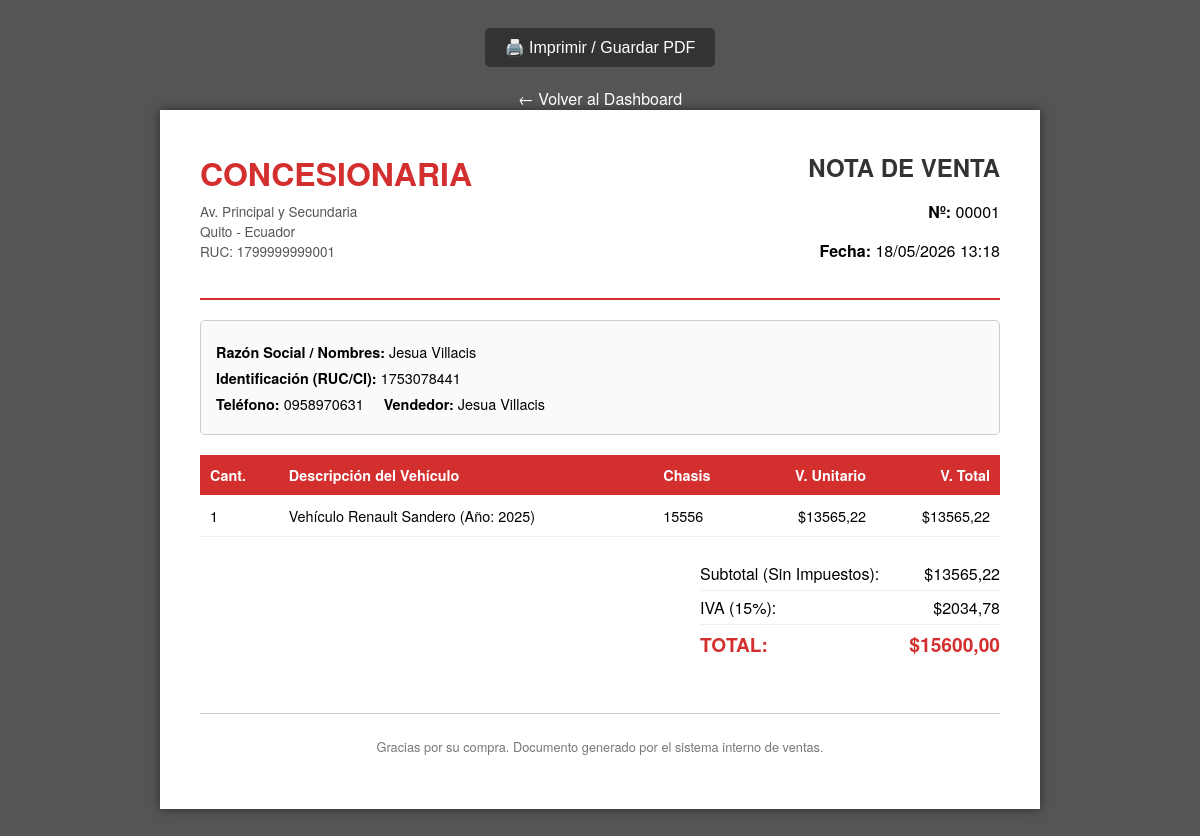
Page /ventas/comprobante/1/ (signed in) on the committed database.
### ventas/models.py (models this page shows, shortened)
class Venta(models.Model):
    TIPO_COMPROBANTE = [
        ('boleta', 'Boleta de Venta (Consumidor Final)'),
        ('factura', 'Factura (Con RUC)'),
    ]
    vehiculo = models.OneToOneField(Vehiculo, on_delete=models.PROTECT, verbose_name="Vehículo Vendido")
    vendedor = models.ForeignKey(Usuario, on_delete=models.PROTECT, related_name='ventas_realizadas')
    cliente = models.ForeignKey(Usuario, on_delete=models.PROTECT, related_name='compras_realizadas')
    tipo_comprobante = models.CharField(max_length=10, choices=TIPO_COMPROBANTE, default='boleta')
    identificacion = models.CharField(max_length=13, help_text="Cédula (10) o RUC (13)")
    nombre_razon_social = models.CharField(max_length=150, verbose_name="Nombre / Razón Social")
    direccion_fiscal = models.CharField(max_length=255, blank=True, null=True)
    telefono_contacto = models.CharField(max_length=15, blank=True, null=True)
    correo_contacto = models.EmailField(blank=True, null=True)
    subtotal = models.DecimalField(max_digits=10, decimal_places=2)
    iva = models.DecimalField(max_digits=10, decimal_places=2, help_text="IVA 15%")
    total = models.DecimalField(max_digits=10, decimal_places=2)
    fecha_venta = models.DateTimeField(auto_now_add=True)
    class Meta:
        verbose_name = 'Venta'
        verbose_name_plural = 'Ventas'

### usuarios/models.py (models this page shows, shortened)
class Usuario(AbstractUser):
    email = models.EmailField(unique=True)
    USERNAME_FIELD = 'email'
    REQUIRED_FIELDS = ['username', 'first_name', 'last_name']
    ROL_CHOICES =[
         ('cliente', 'Cliente'),
        ('vendedor', 'Vendedor'),
        ('recepcionista', 'Recepcionista de Taller'),
        ('administrador', 'Administrador'),
    ]
    rol = models.CharField(max_length=20, choices=ROL_CHOICES, default='cliente')
    telefono = models.CharField(max_length=15, blank=True, null=True)
    cedula = models.CharField(max_length=10, blank=True, null=True, unique=True)
    fecha_registro = models.DateTimeField(auto_now_add=True)
    class Meta:
        verbose_name = 'Usuario'
        verbose_name_plural = 'Usuarios'

### inventario/models.py (models this page shows, shortened)
class Vehiculo(models.Model):
    ESTADO_CHOICES = [
        ('disponible', 'Disponible'),
        ('vendido', 'Vendido'),
        ('reservado', 'Reservado'),
    ]
    CONDICION_CHOICES = [
        ('nuevo', 'Nuevo'),
        ('usado', 'Usado'),
    ]
    marca = models.CharField(max_length=50)
    modelo = models.CharField(max_length=50)
    chasis = models.CharField(max_length=50, unique=True)
    anio = models.PositiveIntegerField()
    precio = models.DecimalField(max_digits=10, decimal_places=2)
    estado = models.CharField(max_length=20, choices=ESTADO_CHOICES, default='disponible')
    condicion = models.CharField(max_length=10, choices=CONDICION_CHOICES, default='nuevo')
    descripcion = models.TextField(blank=True, null=True, help_text="Descripción detallada del vehículo")
    fecha_registro = models.DateTimeField(auto_now_add=True)
    fecha_actualizacion = models.DateTimeField(auto_now=True)
    imagen = models.ImageField(upload_to='vehiculos/', blank=True, null=True)
    imagen2 = models.ImageField(upload_to='vehiculos/', blank=True, null=True)
    imagen3 = models.ImageField(upload_to='vehiculos/', blank=True, null=True)
    class Meta:
        verbose_name = 'Vehículo'
        verbose_name_plural = 'Vehículos'

### ventas/views.py (the view)
# urls.py: path('comprobante/<int:pk>/', views.comprobante_venta, name='comprobante_venta'),
@login_required
def comprobante_venta(request, pk):
    venta = get_object_or_404(Venta, pk=pk)
    return render(request, 'ventas/comprobante.html', {'venta': venta})

### templates/ventas/comprobante.html (shortened to what this page needs)
{% load static %}
<!DOCTYPE html>
<html lang="es">
<head>
</head>
<body>
    <div>
        <div class="no-print" style="text-align: center;">
            <button class="btn-imprimir" onclick="window.print()">🖨️ Imprimir / Guardar PDF</button>
            <br>
            <a href="{% url 'dashboard' %}" style="color: white; text-decoration: none;">← Volver al Dashboard</a>
        </div>
        <div class="factura-container">
            <div class="header">
                <div class="empresa-info">
                    <h1>CONCESIONARIA</h1>
                    <p style="margin: 5px 0; font-size: 0.85rem; color: #555;">Av. Principal y Secundaria<br>Quito - Ecuador<br>RUC: 1799999999001</p>
                </div>
                <div class="factura-info">
                    <h2>{% if venta.tipo_comprobante == 'factura' %}FACTURA{% else %}NOTA DE VENTA{% endif %}</h2>
                    <p><strong>Nº:</strong> {{ venta.id|stringformat:"05d" }}</p>
                    <p><strong>Fecha:</strong> {{ venta.fecha_venta|date:"d/m/Y H:i" }}</p>
                </div>
            </div>
            <div class="cliente-info">
                <p><strong>Razón Social / Nombres:</strong> {{ venta.nombre_razon_social }}</p>
                <p><strong>Identificación (RUC/CI):</strong> {{ venta.identificacion }}</p>
                <p><strong>Teléfono:</strong> {{ venta.telefono_contacto }} &nbsp;&nbsp;&nbsp; <strong>Vendedor:</strong> {{ venta.vendedor.get_full_name|default:venta.vendedor.username }}</p>
            </div>
            <table>
                <thead>
                    <tr>
                        <th>Cant.</th>
                        <th>Descripción del Vehículo</th>
                        <th>Chasis</th>
                        <th style="text-align: right;">V. Unitario</th>
                        <th style="text-align: right;">V. Total</th>
                    </tr>
                </thead>
                <tbody>
                    <tr>
                        <td>1</td>
                        <td>Vehículo {{ venta.vehiculo.marca }} {{ venta.vehiculo.modelo }} (Año: {{ venta.vehiculo.anio }})</td>
                        <td>{{ venta.vehiculo.chasis }}</td>
                        <td style="text-align: right;">${{ venta.subtotal|floatformat:2 }}</td>
                        <td style="text-align: right;">${{ venta.subtotal|floatformat:2 }}</td>
                    </tr>
                </tbody>
            </table>
            <div class="totales">
                <div class="totales-row">
                    <span>Subtotal (Sin Impuestos):</span>
                    <span>${{ venta.subtotal|floatformat:2 }}</span>
                </div>
                <div class="totales-row">
                    <span>IVA (15%):</span>
                    <span>${{ venta.iva|floatformat:2 }}</span>
                </div>
                <div class="totales-row gran-total">
                    <span>TOTAL:</span>
                    <span>${{ venta.total|floatformat:2 }}</span>
                </div>
            </div>
            <div class="footer">
                <p>Gracias por su compra. Documento generado por el sistema interno de ventas.</p>
            </div>
        </div>
    </div>
</body>
</html>

### templates/ventas/comprobante.html (style rules this page uses)
body { font-family: 'Helvetica Neue', Helvetica, Arial, sans-serif; background: #555; display: flex; justify-content: center; padding: 20px; }
.factura-container { background: white; width: 800px; padding: 40px; box-shadow: 0 0 10px rgba(0,0,0,0.5); }
.header { display: flex; justify-content: space-between; border-bottom: 2px solid #d32f2f; padding-bottom: 20px; margin-bottom: 20px; }
.empresa-info h1 { margin: 0; color: #d32f2f; font-size: 2rem; }
.factura-info { text-align: right; }
.factura-info h2 { margin: 0; font-size: 1.5rem; color: #333; }
.cliente-info { border: 1px solid #ccc; padding: 15px; border-radius: 5px; margin-bottom: 20px; background: #fafafa; }
.cliente-info p { margin: 5px 0; font-size: 0.9rem; }
table { width: 100%; border-collapse: collapse; margin-bottom: 20px; }
th { background: #d32f2f; color: white; padding: 10px; text-align: left; font-size: 0.9rem; }
td { border-bottom: 1px solid #eee; padding: 10px; font-size: 0.9rem; }
.totales { width: 300px; float: right; }
.totales-row { display: flex; justify-content: space-between; padding: 5px 0; border-bottom: 1px solid #eee; }
.totales-row.gran-total { font-size: 1.2rem; font-weight: bold; border-bottom: none; color: #d32f2f; }
.footer { text-align: center; margin-top: 50px; font-size: 0.8rem; color: #777; border-top: 1px solid #ccc; padding-top: 10px; }
.btn-imprimir { background: #333; color: white; padding: 10px 20px; border: none; cursor: pointer; border-radius: 5px; font-size: 1rem; margin-bottom: 20px; }

### rows in the picture
Venta: id "00001", fecha_venta "18/05/2026 13:18", nombre_razon_social "Jesua Villacis", identificacion "1753078441", telefono_contacto "0958970631", vendedor.get_full_name "Jesua Villacis", vehiculo.marca "Renault", vehiculo.modelo "Sandero", vehiculo.anio "2025", vehiculo.chasis "15556", subtotal "13565,22", iva "2034,78", total "15600,00"
